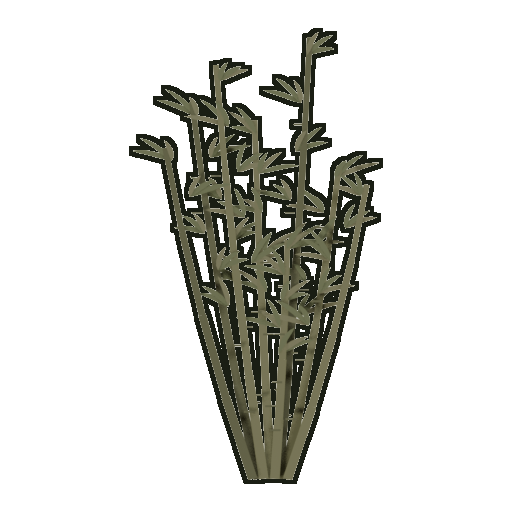
#> input picture assets/props/bamboo_a.png, 512 x 512 px, found by its file name; its folder holds only this picture in this run
$ python tone_props.py
#> lines starting #> are read from the running program, lines starting #| are printed output that depends on the picture; after the words box and inside, x2 and y2 are one past the last pixel; in counts of white or black regions, pixels touching at a corner belong together
#!/usr/bin/env python3
"""Bring rendered props into the game's palette and line treatment.

Straight out of Blender the scenery is far more saturated than the troops —
vivid green palms and orange timber beside muted olive soldiers. Same camera,
wrong palette, and it still reads as two art sets. This desaturates, darkens and
warms them onto the game's dusty range, then strokes the same dark outline the
soldiers carry so the line weight matches too.

Idempotent via a ledger, exactly like tools/outline_sprites.py — running it twice
would double-tone and double-stroke.

The ledger keys on a CONTENT HASH, not mtime. It used to key on mtime, which git
does not preserve: after a fresh clone every prop looked untoned, so the next run
would have re-graded and re-stroked all of them — 0.80 applied twice is 0.64, and
a second 4px rim on top of the first is an 8px black border. The guard existed
and did not hold.
"""
import hashlib
import json
import os
import sys

import numpy as np
from PIL import Image
from scipy import ndimage

LEDGER = '.toned.json'
OUTLINE = (26, 30, 20)

# Per-prop correction, applied after the global grade. The donor sandbags are a
# pale grey that reads as a heap of pebbles rather than filled hessian; they need
# to come down and go warm. (mul, warm-shift)
# (mul, warm-shift) or (mul, warm-shift, sat_keep) to override the global
# saturation pull for one prop.
FIXUP = {
    # Measured at Lmean 119-121, the BRIGHTEST things in the whole prop set —
    # brighter than sky-lit palm fronds — and in frame they read as heaps of
    # eggs rather than filled hessian. 0.74 was not nearly enough.
    'sandbags_pile': (0.56, (0.048, 0.028, -0.010)),
    'sandbag_wall':  (0.56, (0.048, 0.028, -0.010)),
    'sandbags_row':  (0.59, (0.044, 0.026, -0.008)),
    'sandbag_one':   (0.59, (0.044, 0.026, -0.008)),
    # The donor palms are near-fully-saturated tropical green. Measured after the
    # global grade at 0.66-0.68 saturation against 0.25-0.37 for every other prop,
    # with green running 14-17 points above red — the only vivid thing in a dusty
    # frame, and the first thing the eye went to. palm_a took the global grade
    # well; b/c/d start much greener and need their own pull.
    # palm_a is the ONE palm with a pink trunk. Measured against its siblings it
    # sits at hue 15 degrees where palm_b/c/d are all at 32.3, and comes out
    # 80/58/50 against their 57/49/37 — lighter and redder, in the prop that
    # appears most often on the palm maps. Everything else in the frame agreed
    # about the palette and this one did not.
    # Tuning note: a first attempt at (0.74, +0.026 green, sat 0.30) overshot to
    # hue 60 and 42/43/32 — yellow and too dark. `sat_keep` runs BEFORE the
    # multiply, so pulling saturation to 0.30 collapsed the red channel first
    # and then everything got darkened on top of it.
    'palm_a':        (0.92, (0.020, 0.004, -0.004), 0.46),
    'palm_b':        (0.60, (0.034, 0.020, 0.004), 0.30),
    'palm_c':        (0.60, (0.034, 0.020, 0.004), 0.30),
    'palm_d':        (0.60, (0.034, 0.020, 0.004), 0.30),
    # At Lmean 83 this was the palest thing on the ground and scattered bright
    # straw across the field at random — noise where the frame needs structure.
    'grass_a':       (0.78, (0.014, 0.010, 0.002)),
    # Measured at Lmean 108-120 and saturation up to 0.49, against 57-91 / 0.20-0.37
    # for every other prop. Sunlit thatch and timber SHOULD be the light accent in
    # a frame of olive foliage — that part is right and is kept — but at these
    # values they stopped being an accent and became the brightest, most
    # saturated thing on screen, reading as pale blocks pasted into the shot. The
    # stone in `hut_c` and `village_row` went further and read as poured concrete.
    # Pulled down and desaturated toward the field without losing the contrast
    # that makes a building legible against the treeline.
    'hut_a':         (0.80, (0.026, 0.016, 0.002), 0.42),
    'hut_b':         (0.80, (0.026, 0.016, 0.002), 0.42),
    'hut_c':         (0.76, (0.022, 0.014, 0.002), 0.40),
    'village_row':   (0.76, (0.022, 0.014, 0.002), 0.44),
    'frame_a':       (0.82, (0.024, 0.015, 0.002), 0.46),
    'frame_b':       (0.82, (0.024, 0.015, 0.002), 0.46),
    'frame_c':       (0.82, (0.024, 0.015, 0.002), 0.46),
    'stall':         (0.84, (0.024, 0.015, 0.002), 0.48),
    'rock':          (0.86, (0.020, 0.014, 0.004)),
    # the APC came out a pale grey slab next to olive infantry; armour should sit
    # DARKER than the men it carries, not lighter
    'm113':          (0.66, (-0.010, 0.004, -0.014)),
    'watchtower':    (0.88, (0.020, 0.012, 0.000)),
}


def tone(a, fix=None):
    rgb = a[:, :, :3].astype(np.float32) / 255.0
    mx = rgb.max(axis=2); mn = rgb.min(axis=2)
    lum = (0.2126 * rgb[:, :, 0] + 0.7152 * rgb[:, :, 1] + 0.0722 * rgb[:, :, 2])
    # Pull saturation back, but not to grey. The first pass at 0.46 took the warmth
    # out of the timber and the earth out of the sandbags — huts read as concrete
    # and sandbag walls as pale boulders. Keep more of the colour and lean the
    # residue warm.
    sat_keep = fix[2] if (fix and len(fix) > 2) else 0.66
    for c in range(3):
        rgb[:, :, c] = lum + (rgb[:, :, c] - lum) * sat_keep
    rgb *= 0.80
    # dust and dry earth, so scenery shares the field's cast
    rgb[:, :, 0] += 0.045; rgb[:, :, 1] += 0.032; rgb[:, :, 2] += 0.008
    if fix:
        mul, warm = fix[0], fix[1]
        rgb *= mul
        for c in range(3):
            rgb[:, :, c] += warm[c]
    np.clip(rgb, 0, 1, out=rgb)
    a[:, :, :3] = (rgb * 255).astype(np.uint8)
    return a


def process(path, width=4):
    im = Image.open(path).convert('RGBA')
    a = np.array(im)
    a = tone(a, FIXUP.get(os.path.splitext(os.path.basename(path))[0]))
    solid = a[:, :, 3] > 110
    grown = ndimage.binary_dilation(solid, np.ones((3, 3)), iterations=width)
    rim = grown & ~solid
    a[rim] = (*OUTLINE, 255)
    Image.fromarray(a).save(path)


def digest(p):
    h = hashlib.sha1()
    with open(p, 'rb') as f:
        for blk in iter(lambda: f.read(1 << 16), b''):
            h.update(blk)
    return h.hexdigest()


def main(d):
    lp = os.path.join(d, LEDGER)
    done = {}
    if os.path.isfile(lp):
        try:
            done = json.load(open(lp))
        except Exception:
            done = {}
    n = skipped = 0
    for f in sorted(os.listdir(d)):
        if not f.endswith('.png'):
            continue
        p = os.path.join(d, f)
        if done.get(f) == digest(p):
            skipped += 1
            continue
        process(p)
#> in process, im is the input picture: PIL image 512x512 RGBA; mean R, G, B, A 23.8, 21.7, 12.7, 52.6
#> in tone, `rgb = a[:, :, :3].astype(np.float32) / 255.0`:
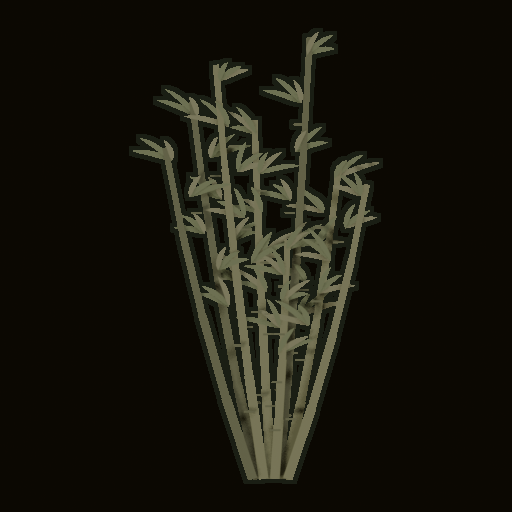
#> rgb: shape (512, 512, 3) float32; mean R, G, B 0.0934, 0.085, 0.0498
#> in tone, `mx = rgb.max(axis=2)`:
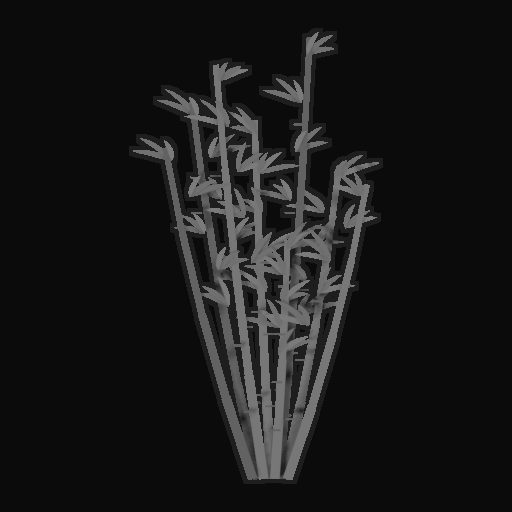
#> mx: shape (512, 512) float32; min 0.0431, max 0.486, mean 0.0953
#> in tone, `mn = rgb.min(axis=2)`:
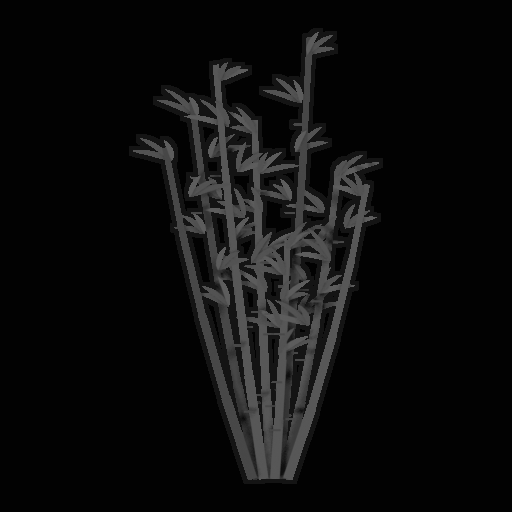
#> mn: shape (512, 512) float32; min 0.00784, max 0.365, mean 0.0498
#> in process, `solid = a[:, :, 3] > 110`:
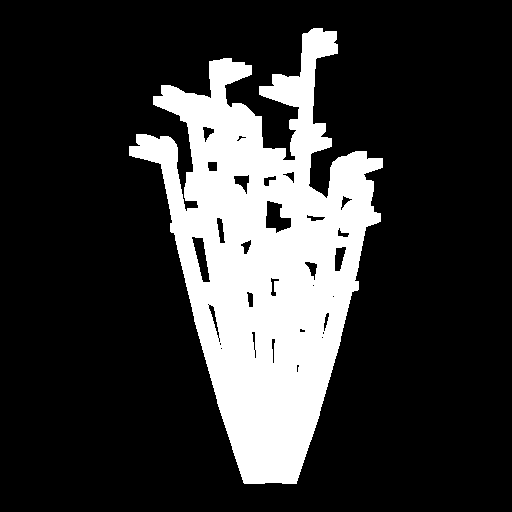
#> solid: shape (512, 512) bool; 21.3% white; 1 white region, box (x1, y1, x2, y2) and area: (129, 28, 383, 484) 55731
#> in process, `grown = ndimage.binary_dilation(solid, np.ones((3, 3)), iterations=wid..`:
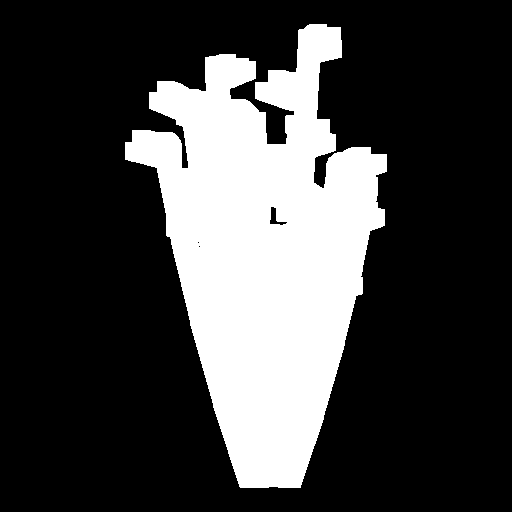
#> grown: shape (512, 512) bool; 25.6% white; 1 white region, box (x1, y1, x2, y2) and area: (125, 24, 387, 488) 66980
#> in process, `rim = grown & ~solid`:
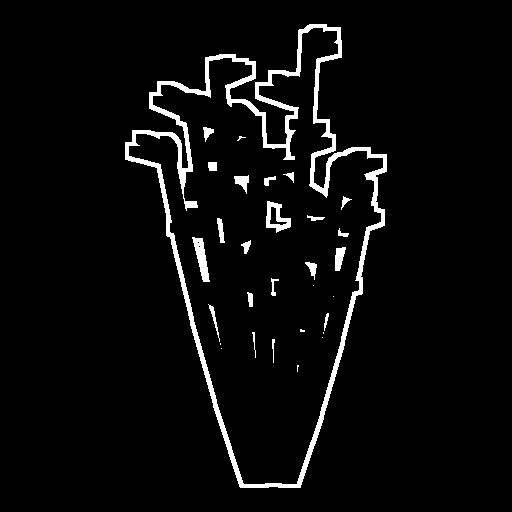
#> rim: shape (512, 512) bool; 4.3% white; 30 white regions (9 under 20 px), largest, box (x1, y1, x2, y2) and area: (125, 24, 387, 488) 9050, (192, 237, 210, 282) 382, (266, 201, 291, 233) 379
#> in process, `a[rim] = (*OUTLINE, 255)`:
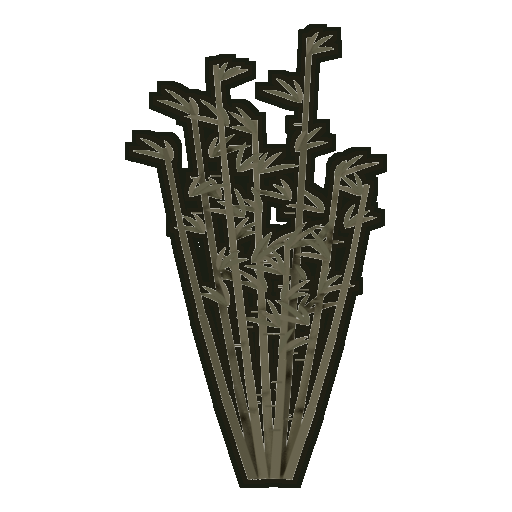
#> a: shape (512, 512, 4); mean R, G, B, A 29.7, 25.5, 14.9, 63.6; transparent parts drawn white
        done[f] = digest(p)
        n += 1
    json.dump(done, open(lp, 'w'))
    print('toned %d (%d already done) in %s' % (n, skipped, d))


if __name__ == '__main__':
    main(sys.argv[1] if len(sys.argv) > 1 else 'assets/props')

$ run again, on assets/props/cart_a.png
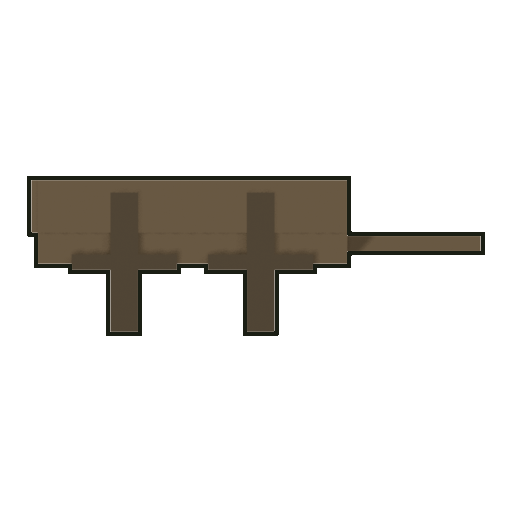
#> input picture assets/props/cart_a.png, 512 x 512 px, found by its file name
#> in process, im is the input picture: PIL image 512x512 RGBA; mean R, G, B, A 22.1, 17.7, 9.9, 37.2
#> in process, `solid = a[:, :, 3] > 110`:
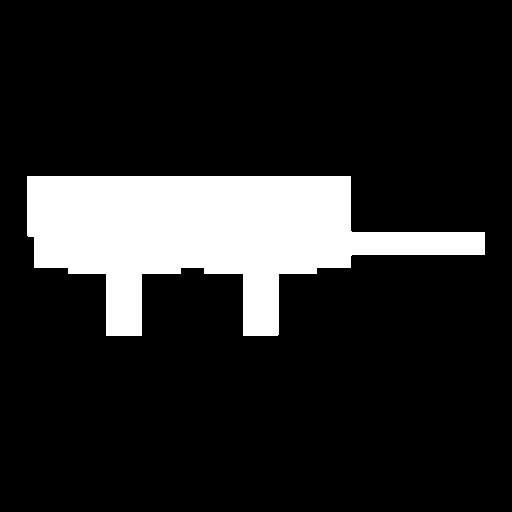
#> solid: shape (512, 512) bool; 14.7% white; 1 white region, box (x1, y1, x2, y2) and area: (27, 176, 485, 336) 38493
#> grown: shape (512, 512) bool; 16.8% white; 1 white region, box (x1, y1, x2, y2) and area: (23, 172, 489, 340) 44045
#> rim: shape (512, 512) bool; 2.1% white; 1 white region, box (x1, y1, x2, y2) and area: (23, 172, 489, 340) 5552
#> in process, `a[rim] = (*OUTLINE, 255)`:
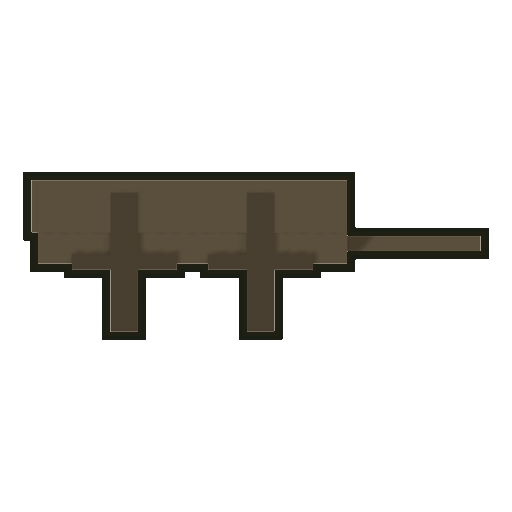
#> a: shape (512, 512, 4); mean R, G, B, A 27.7, 22.2, 12.1, 42.6; transparent parts drawn white

$ run again, on assets/props/crates_a.png
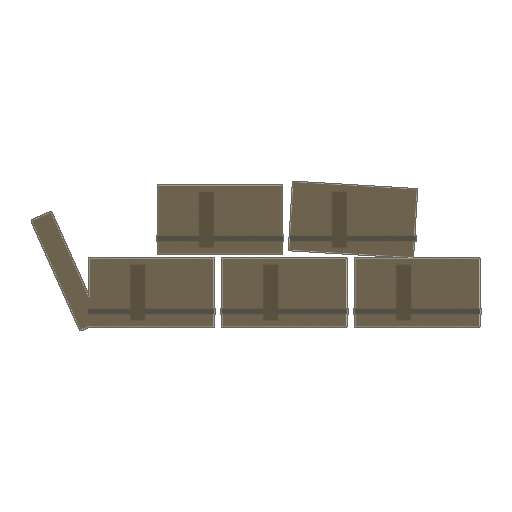
#> input picture assets/props/crates_a.png, 512 x 512 px, found by its file name
#> in process, im is the input picture: PIL image 512x512 RGBA; mean R, G, B, A 27.7, 23.4, 15.2, 45.3
#> solid: shape (512, 512) bool; 18.2% white; 4 white regions, box (x1, y1, x2, y2) and area: (288, 181, 482, 328) 17985, (31, 211, 216, 331) 11742, (220, 257, 349, 328) 9029, (156, 184, 284, 255) 8961
#> grown: shape (512, 512) bool; 21% white; 1 white region, box (x1, y1, x2, y2) and area: (27, 177, 486, 335) 55023
#> rim: shape (512, 512) bool; 2.8% white; 1 white region, box (x1, y1, x2, y2) and area: (27, 177, 486, 335) 7306
#> in process, `a[rim] = (*OUTLINE, 255)`:
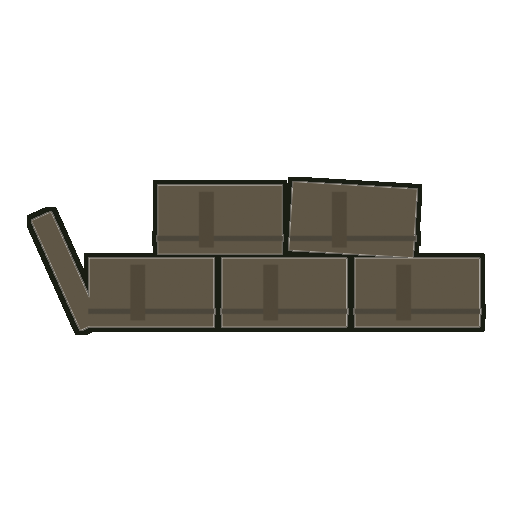
#> a: shape (512, 512, 4); mean R, G, B, A 32.2, 26.7, 16.5, 52.4; transparent parts drawn white
